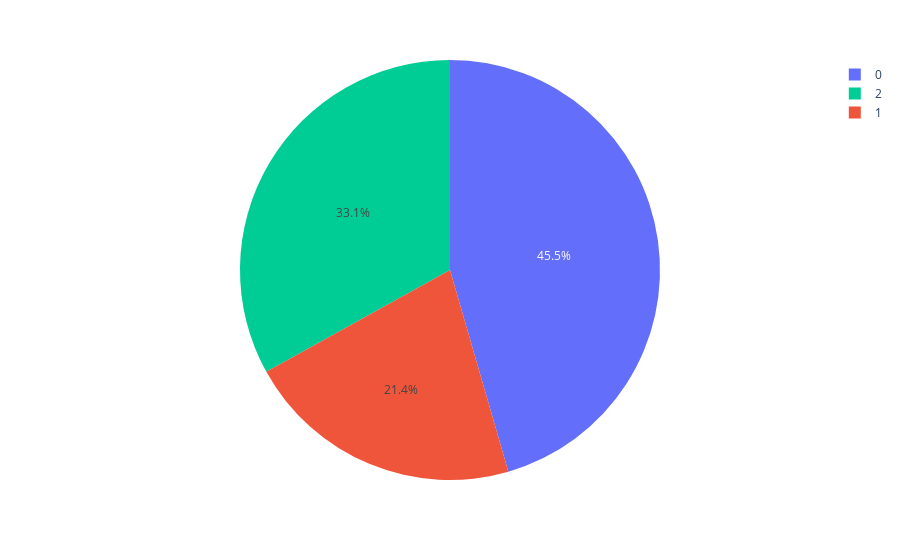

Here is the notebook cell this chart was saved with:
### Code cell
#After clustering, we can know the distribution of clustered country
pie=data.groupby('cluster').size().reset_index()
pie.columns=['cluster','value']
px.pie(pie,values='value',names='cluster',color=['blue','red','green'])

### Figure 1 — Plotly figure (JSON) as saved in the notebook; plotly's stock layout.template omitted (floating-point values rounded to 4 significant figures)
{"data": [{"customdata": [["blue"], ["red"], ["green"]], "domain": {"x": [0, 1], "y": [0, 1]}, "hovertemplate": "cluster=%{label}<br>value=%{value}<br>color=%{customdata[0]}<extra></extra>", "labels": [0, 1, 2], "legendgroup": "", "marker": {"colors": ["#636efa", "#EF553B", "#00cc96"]}, "name": "", "showlegend": true, "type": "pie", "values": [274, 129, 199]}], "layout": {"legend": {"tracegroupgap": 0}, "margin": {"t": 60}}}
